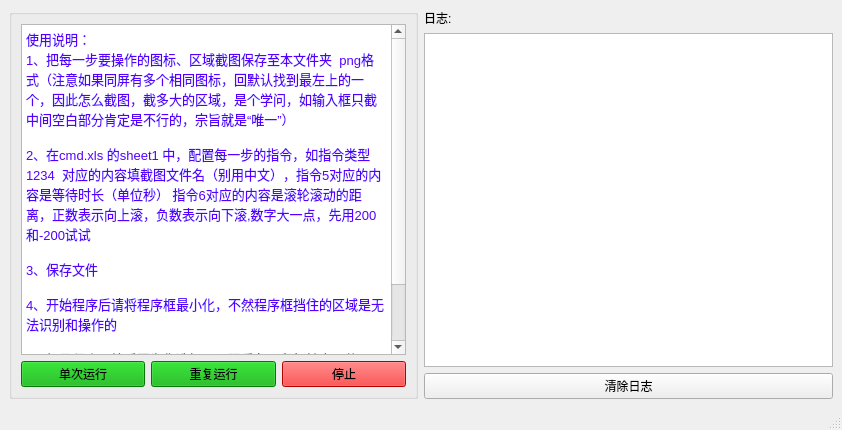
<?xml version="1.0" encoding="UTF-8"?>
<ui version="4.0">
 <class>MainWindow</class>
 <widget class="QMainWindow" name="MainWindow">
  <property name="geometry">
   <rect>
    <x>0</x>
    <y>0</y>
    <width>842</width>
    <height>430</height>
   </rect>
  </property>
  <property name="windowTitle">
   <string>自动操作工具</string>
  </property>
  <widget class="QWidget" name="centralwidget">
   <layout class="QGridLayout" name="gridLayout_4" columnstretch="1,1">
    <item row="0" column="0">
     <layout class="QGridLayout" name="gridLayout">
      <item row="0" column="0">
       <widget class="QGroupBox" name="groupBox">
        <property name="title">
         <string/>
        </property>
        <layout class="QGridLayout" name="gridLayout_2">
         <item row="1" column="0">
          <widget class="QPushButton" name="pushButton">
           <property name="styleSheet">
            <string notr="true">background-color: rgb(0, 170, 0);
font: 24pt &quot;楷体&quot;;</string>
           </property>
           <property name="text">
            <string>单次运行</string>
           </property>
          </widget>
         </item>
         <item row="1" column="1">
          <widget class="QPushButton" name="pushButton_2">
           <property name="styleSheet">
            <string notr="true">font: 24pt &quot;楷体&quot;;
background-color: rgb(0, 170, 0);</string>
           </property>
           <property name="text">
            <string>重复运行</string>
           </property>
          </widget>
         </item>
         <item row="1" column="2">
          <widget class="QPushButton" name="pushButton_3">
           <property name="styleSheet">
            <string notr="true">font: 24pt &quot;宋体&quot;;
background-color: rgb(255, 0, 0);</string>
           </property>
           <property name="text">
            <string>停止</string>
           </property>
          </widget>
         </item>
         <item row="0" column="0" colspan="3">
          <widget class="QTextEdit" name="textEdit">
           <property name="enabled">
            <bool>true</bool>
           </property>
           <property name="readOnly">
            <bool>true</bool>
           </property>
           <property name="html">
            <string>&lt;!DOCTYPE HTML PUBLIC &quot;-//W3C//DTD HTML 4.0//EN&quot; &quot;http://www.w3.org/TR/REC-html40/strict.dtd&quot;&gt;
&lt;html&gt;&lt;head&gt;&lt;meta name=&quot;qrichtext&quot; content=&quot;1&quot; /&gt;&lt;style type=&quot;text/css&quot;&gt;
p, li { white-space: pre-wrap; }
&lt;/style&gt;&lt;/head&gt;&lt;body style=&quot; font-family:'SimSun'; font-size:9pt; font-weight:400; font-style:normal;&quot;&gt;
&lt;p style=&quot; margin-top:0px; margin-bottom:0px; margin-left:0px; margin-right:0px; -qt-block-indent:0; text-indent:0px;&quot;&gt;&lt;span style=&quot; font-size:10pt; color:#5500ff;&quot;&gt;使用说明：&lt;/span&gt;&lt;/p&gt;
&lt;p style=&quot; margin-top:0px; margin-bottom:0px; margin-left:0px; margin-right:0px; -qt-block-indent:0; text-indent:0px;&quot;&gt;&lt;span style=&quot; font-size:10pt; color:#5500ff;&quot;&gt;1、把每一步要操作的图标、区域截图保存至本文件夹  png格式（注意如果同屏有多个相同图标，回默认找到最左上的一个，因此怎么截图，截多大的区域，是个学问，如输入框只截中间空白部分肯定是不行的，宗旨就是“唯一”）&lt;/span&gt;&lt;/p&gt;
&lt;p style=&quot;-qt-paragraph-type:empty; margin-top:0px; margin-bottom:0px; margin-left:0px; margin-right:0px; -qt-block-indent:0; text-indent:0px; font-size:10pt; color:#5500ff;&quot;&gt;&lt;br /&gt;&lt;/p&gt;
&lt;p style=&quot; margin-top:0px; margin-bottom:0px; margin-left:0px; margin-right:0px; -qt-block-indent:0; text-indent:0px;&quot;&gt;&lt;span style=&quot; font-family:'宋体'; font-size:10pt; color:#5500ff;&quot;&gt;2、在&lt;/span&gt;&lt;span style=&quot; font-family:'宋体','等线'; font-size:10pt; color:#5500ff;&quot;&gt;cmd.x&lt;/span&gt;&lt;span style=&quot; font-family:'等线'; font-size:10pt; color:#5500ff;&quot;&gt;ls &lt;/span&gt;&lt;span style=&quot; font-family:'宋体'; font-size:10pt; color:#5500ff;&quot;&gt;的&lt;/span&gt;&lt;span style=&quot; font-family:'宋体','等线'; font-size:10pt; color:#5500ff;&quot;&gt;sheet&lt;/span&gt;&lt;span style=&quot; font-family:'等线'; font-size:10pt; color:#5500ff;&quot;&gt;1 &lt;/span&gt;&lt;span style=&quot; font-family:'宋体'; font-size:10pt; color:#5500ff;&quot;&gt;中，配置每一步的指令，如指令类型&lt;/span&gt;&lt;span style=&quot; font-family:'宋体','等线'; font-size:10pt; color:#5500ff;&quot;&gt;1&lt;/span&gt;&lt;span style=&quot; font-family:'等线'; font-size:10pt; color:#5500ff;&quot;&gt;234  &lt;/span&gt;&lt;span style=&quot; font-family:'宋体'; font-size:10pt; color:#5500ff;&quot;&gt;对应的内容填截图文件名（别用中文），指令&lt;/span&gt;&lt;span style=&quot; font-family:'宋体','等线'; font-size:10pt; color:#5500ff;&quot;&gt;5&lt;/span&gt;&lt;span style=&quot; font-family:'宋体'; font-size:10pt; color:#5500ff;&quot;&gt;对应的内容是等待时长（单位秒） 指令&lt;/span&gt;&lt;span style=&quot; font-family:'宋体','等线'; font-size:10pt; color:#5500ff;&quot;&gt;6&lt;/span&gt;&lt;span style=&quot; font-family:'宋体'; font-size:10pt; color:#5500ff;&quot;&gt;对应的内容是滚轮滚动的距离，正数表示向上滚，负数表示向下滚&lt;/span&gt;&lt;span style=&quot; font-family:'宋体','等线'; font-size:10pt; color:#5500ff;&quot;&gt;,&lt;/span&gt;&lt;span style=&quot; font-family:'宋体'; font-size:10pt; color:#5500ff;&quot;&gt;数字大一点，先用&lt;/span&gt;&lt;span style=&quot; font-family:'宋体','等线'; font-size:10pt; color:#5500ff;&quot;&gt;2&lt;/span&gt;&lt;span style=&quot; font-family:'等线'; font-size:10pt; color:#5500ff;&quot;&gt;00&lt;/span&gt;&lt;span style=&quot; font-family:'宋体'; font-size:10pt; color:#5500ff;&quot;&gt;和&lt;/span&gt;&lt;span style=&quot; font-family:'宋体','等线'; font-size:10pt; color:#5500ff;&quot;&gt;-&lt;/span&gt;&lt;span style=&quot; font-family:'等线'; font-size:10pt; color:#5500ff;&quot;&gt;200&lt;/span&gt;&lt;span style=&quot; font-family:'宋体'; font-size:10pt; color:#5500ff;&quot;&gt;试试&lt;/span&gt;&lt;/p&gt;
&lt;p style=&quot;-qt-paragraph-type:empty; margin-top:0px; margin-bottom:0px; margin-left:0px; margin-right:0px; -qt-block-indent:0; text-indent:0px; font-family:'宋体'; font-size:10pt; color:#5500ff;&quot;&gt;&lt;br /&gt;&lt;/p&gt;
&lt;p style=&quot; margin-top:0px; margin-bottom:0px; margin-left:0px; margin-right:0px; -qt-block-indent:0; text-indent:0px;&quot;&gt;&lt;span style=&quot; font-family:'宋体'; font-size:10pt; color:#5500ff;&quot;&gt;3、&lt;/span&gt;&lt;span style=&quot; font-family:'等线'; font-size:10pt; color:#5500ff;&quot;&gt;保存文件&lt;/span&gt;&lt;/p&gt;
&lt;p style=&quot;-qt-paragraph-type:empty; margin-top:0px; margin-bottom:0px; margin-left:0px; margin-right:0px; -qt-block-indent:0; text-indent:0px; font-family:'等线'; font-size:10pt; color:#5500ff;&quot;&gt;&lt;br /&gt;&lt;/p&gt;
&lt;p style=&quot; margin-top:0px; margin-bottom:0px; margin-left:0px; margin-right:0px; -qt-block-indent:0; text-indent:0px;&quot;&gt;&lt;span style=&quot; font-family:'等线'; font-size:10pt; color:#5500ff;&quot;&gt;4、开始程序后请将程序框最小化，不然程序框挡住的区域是无法识别和操作的&lt;/span&gt;&lt;/p&gt;
&lt;p style=&quot;-qt-paragraph-type:empty; margin-top:0px; margin-bottom:0px; margin-left:0px; margin-right:0px; -qt-block-indent:0; text-indent:0px; font-family:'等线'; font-size:10pt; color:#5500ff;&quot;&gt;&lt;br /&gt;&lt;/p&gt;
&lt;p style=&quot; margin-top:0px; margin-bottom:0px; margin-left:0px; margin-right:0px; -qt-block-indent:0; text-indent:0px;&quot;&gt;&lt;span style=&quot; font-family:'等线'; font-size:10pt; color:#5500ff;&quot;&gt;5、如果程序开始后因为你选择了无限重复而鼠标被占用停不下来，alt+F4吧~&lt;/span&gt;&lt;/p&gt;
&lt;p style=&quot;-qt-paragraph-type:empty; margin-top:0px; margin-bottom:0px; margin-left:0px; margin-right:0px; -qt-block-indent:0; text-indent:0px; font-family:'等线'; font-size:10pt; color:#5500ff;&quot;&gt;&lt;br /&gt;&lt;/p&gt;
&lt;p style=&quot; margin-top:0px; margin-bottom:0px; margin-left:0px; margin-right:0px; -qt-block-indent:0; text-indent:0px;&quot;&gt;&lt;span style=&quot; font-family:'等线'; font-size:10pt; color:#5500ff;&quot;&gt;6、如果出错，请把日志复制出来发给Lee分析&lt;/span&gt;&lt;/p&gt;&lt;/body&gt;&lt;/html&gt;</string>
           </property>
          </widget>
         </item>
        </layout>
       </widget>
      </item>
     </layout>
    </item>
    <item row="0" column="1">
     <layout class="QGridLayout" name="gridLayout_3">
      <item row="0" column="0">
       <widget class="QLabel" name="label">
        <property name="text">
         <string>日志:</string>
        </property>
       </widget>
      </item>
      <item row="1" column="0">
       <widget class="QTextEdit" name="textEdit_2">
        <property name="readOnly">
         <bool>true</bool>
        </property>
       </widget>
      </item>
      <item row="2" column="0">
       <widget class="QPushButton" name="pushButton_4">
        <property name="text">
         <string>清除日志</string>
        </property>
       </widget>
      </item>
     </layout>
    </item>
   </layout>
  </widget>
  <widget class="QStatusBar" name="statusbar"/>
 </widget>
 <resources/>
 <connections>
  <connection>
   <sender>pushButton</sender>
   <signal>clicked()</signal>
   <receiver>MainWindow</receiver>
   <slot>single_run()</slot>
   <hints>
    <hint type="sourcelabel">
     <x>91</x>
     <y>372</y>
    </hint>
    <hint type="destinationlabel">
     <x>97</x>
     <y>400</y>
    </hint>
   </hints>
  </connection>
  <connection>
   <sender>pushButton_2</sender>
   <signal>clicked()</signal>
   <receiver>MainWindow</receiver>
   <slot>loop_run()</slot>
   <hints>
    <hint type="sourcelabel">
     <x>241</x>
     <y>361</y>
    </hint>
    <hint type="destinationlabel">
     <x>235</x>
     <y>402</y>
    </hint>
   </hints>
  </connection>
  <connection>
   <sender>pushButton_3</sender>
   <signal>clicked()</signal>
   <receiver>MainWindow</receiver>
   <slot>stop()</slot>
   <hints>
    <hint type="sourcelabel">
     <x>351</x>
     <y>374</y>
    </hint>
    <hint type="destinationlabel">
     <x>351</x>
     <y>402</y>
    </hint>
   </hints>
  </connection>
  <connection>
   <sender>pushButton_4</sender>
   <signal>clicked()</signal>
   <receiver>MainWindow</receiver>
   <slot>clear_log_slot()</slot>
   <hints>
    <hint type="sourcelabel">
     <x>672</x>
     <y>382</y>
    </hint>
    <hint type="destinationlabel">
     <x>693</x>
     <y>406</y>
    </hint>
   </hints>
  </connection>
 </connections>
 <slots>
  <slot>single_run()</slot>
  <slot>loop_run()</slot>
  <slot>stop()</slot>
  <slot>clear_log_slot()</slot>
 </slots>
</ui>
